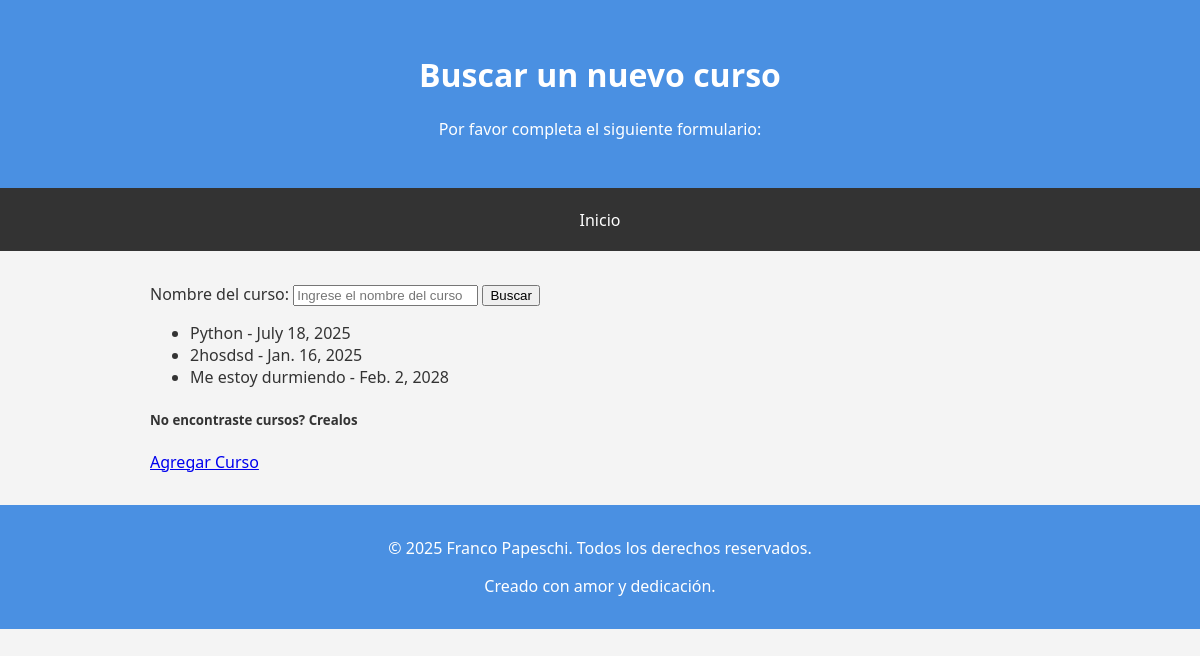
The app's page /cursos/, older data.
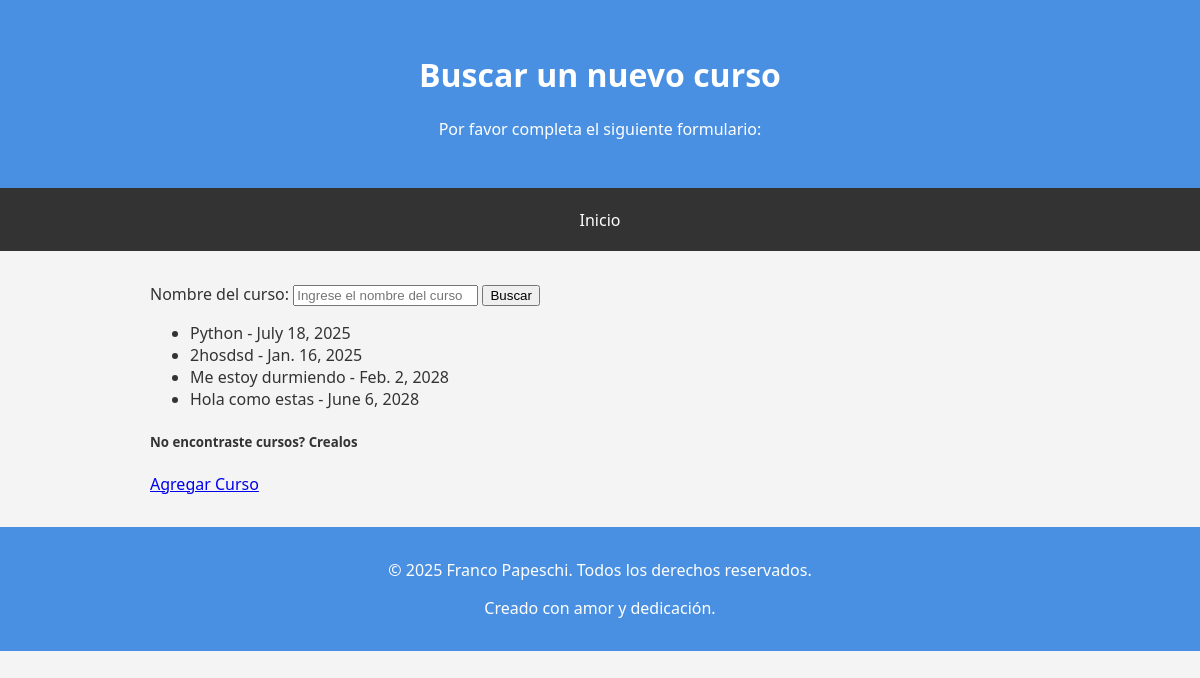
The same page, newer data.
### mi_primera_app/models.py (models this page shows, shortened)
class Curso(models.Model):
    nombre = models.CharField(max_length=50)
    descripcion = models.TextField(blank=True, null=True)
    duracion_semanas = models.IntegerField(default=4)
    fecha_inicio = models.DateField()
    activo = models.BooleanField(default=True)

### mi_primera_app/views.py (the view)
# urls.py: path('cursos/', cursos, name='curso'),
def cursos(request):
    cursos = Curso.objects.all()
    return render(request, "mi_primer_app/cursos.html", {"cursos": cursos})

### mi_primera_app/templates/mi_primer_app/cursos.html (shortened to what this page needs)
{% extends "index.html" %}
{% block header %}
<h1>Buscar un nuevo curso</h1>
<p>Por favor completa el siguiente formulario:</p>
{% endblock %}
{% block main %}
<form method="GET" action="{% url 'buscar-curso' %}">
    <label for="nombre_curso">Nombre del curso:</label>
    <input type="text" id="nombre_curso" name="nombre" placeholder="Ingrese el nombre del curso" value="{{ nombre }}">
    <button type="submit">Buscar</button>
</form>
<ul>
    {% for curso in cursos %}
        <li>{{ curso.nombre }} - {{ curso.fecha_inicio }}</li>
    {% empty %}
        <li>No se encontraron cursos.</li>
    {% endfor %}
</ul>
<h5>No encontraste cursos? Crealos</h5>
<a href="{% url 'crear-el-curso' %}">Agregar Curso</a>
{% endblock%}

### templates/index.html (shortened to what this page needs)
<!DOCTYPE html>
<html lang="es">
<head>
</head>
<body>
  <header>
    {% block header %}{% endblock %}
  </header>
  <nav>
    <a href="{% url 'inicio' %}">Inicio</a>
  </nav>
  <main>
    {% block main %}{% endblock %}
  </main>
  <footer>
    {% block footer %}
    <p>&copy; 2025 Franco Papeschi. Todos los derechos reservados.</p>
    <p>Creado con amor y dedicación.</p>
    {% endblock %}
  </footer>
</body>
</html>

### templates/index.html (style rules this page uses)
body { font-family: 'Segoe UI', sans-serif; margin: 0; background: #f4f4f4; color: #333; }
header { background-color: #4a90e2; color: white; padding: 2rem 1rem; text-align: center; }
nav { background: #333; display: flex; justify-content: center; gap: 1rem; padding: 0.8rem 0; }
nav a { color: white; text-decoration: none; padding: 0.5rem 1rem; transition: background 0.3s; }
main { max-width: 900px; margin: 2rem auto; padding: 0 1rem; }
footer { background: #4a90e2; color: white; text-align: center; padding: 1rem 0; position: relative; bottom: 0; width: 100%; }

Row changes from the older to the newer data that the page shows:
added Curso: nombre "Hola como estas", fecha_inicio "June 6, 2028"
